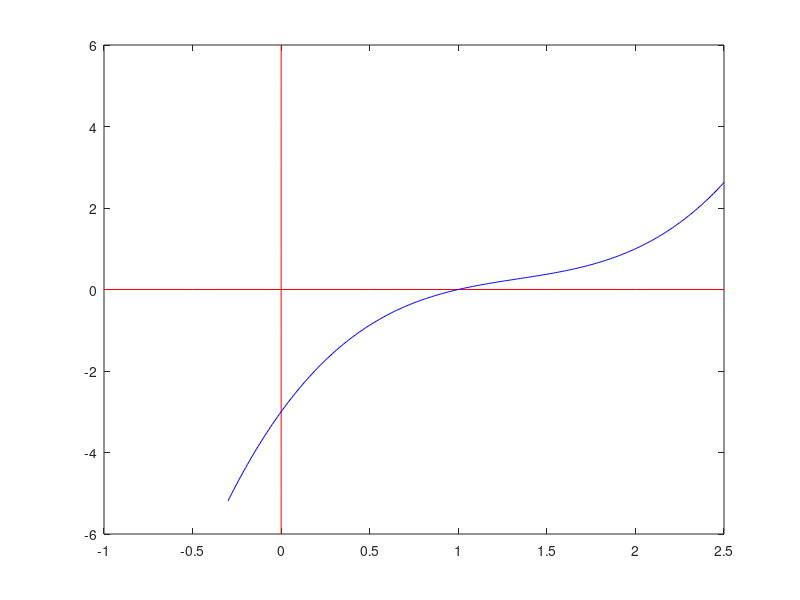

The MATLAB script that drew this image: (Note: this script raises an error after producing the figure.)
% Ilham Nur Romdoni, M0520038

x = -0.3:0.01:2.5;
f = x.^3-4*x.^2+6*x-3;
X = -1:0.5:2.5;
Y = 0.*X;
Y1 = -6:1:6;
X1 = 0.*Y1;
plot(X,Y,'r',X1,Y1,'r',x,f,'b');
gtext('y = x^3 - 4x^2 + 6x -3');
gtext('akar');